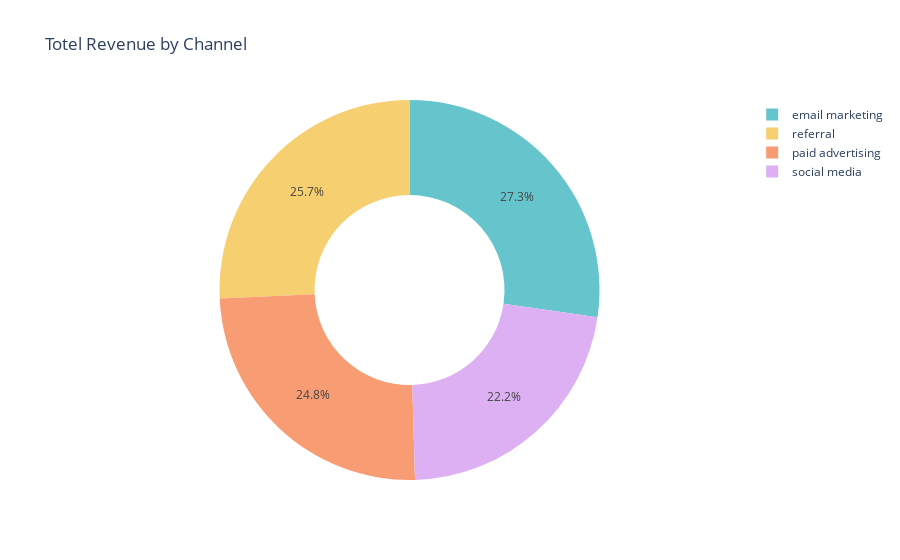

The cell this chart's notebook holds for it:
### Markdown cell above
# Most and least profitable channels in terms of generating revenue

### Code cell
rev_by_channel=data.groupby("channel")['revenue'].sum().reset_index()
fig=px.pie(rev_by_channel,
           values='revenue',
           names='channel',
           title='Totel Revenue by Channel',
           hole=0.5,color_discrete_sequence=px.colors.qualitative.Pastel
          )
fig.show()

### Figure 1 — Plotly figure (JSON) as saved in the notebook; plotly's stock layout.template omitted (floating-point values rounded to 4 significant figures)
{"data": [{"domain": {"x": [0, 1], "y": [0, 1]}, "hole": 0.5, "hovertemplate": "channel=%{label}<br>revenue=%{value}<extra></extra>", "labels": ["email marketing", "paid advertising", "referral", "social media"], "legendgroup": "", "name": "", "showlegend": true, "type": "pie", "values": [604706, 548396, 569552, 492667]}], "layout": {"legend": {"tracegroupgap": 0}, "piecolorway": ["rgb(102, 197, 204)", "rgb(246, 207, 113)", "rgb(248, 156, 116)", "rgb(220, 176, 242)", "rgb(135, 197, 95)", "rgb(158, 185, 243)", "rgb(254, 136, 177)", "rgb(201, 219, 116)", "rgb(139, 224, 164)", "rgb(180, 151, 231)", "rgb(179, 179, 179)"], "title": {"text": "Totel Revenue by Channel"}}}
